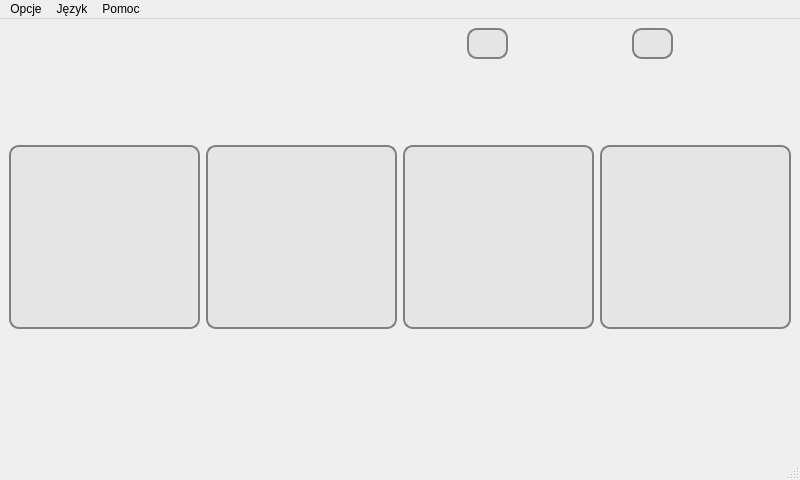
<?xml version="1.0" encoding="UTF-8"?>
<ui version="4.0">
 <class>ChooseWindow</class>
 <widget class="QMainWindow" name="ChooseWindow">
  <property name="geometry">
   <rect>
    <x>0</x>
    <y>0</y>
    <width>800</width>
    <height>480</height>
   </rect>
  </property>
  <property name="windowTitle">
   <string>Inteligentny dom</string>
  </property>
  <property name="windowIcon">
   <iconset resource="Icons.qrc">
    <normaloff>:/Icons/home_64.png</normaloff>:/Icons/home_64.png</iconset>
  </property>
  <property name="styleSheet">
   <string notr="true">QPushButton { 
border: 2px solid grey;
border-radius: 10px;
text-align: center;
background-color: rgb(229, 229, 229);
}
QPushButton:hover{
	background-color: rgb(105, 215, 255);
}
QPushButton:pressed {
    
	background-color: rgb(214, 214, 214);
    
}</string>
  </property>
  <widget class="QWidget" name="centralwidget">
   <layout class="QGridLayout" name="gridLayout_2">
    <item row="0" column="0" colspan="2">
     <spacer name="horizontalSpacer_5">
      <property name="orientation">
       <enum>Qt::Horizontal</enum>
      </property>
      <property name="sizeHint" stdset="0">
       <size>
        <width>415</width>
        <height>20</height>
       </size>
      </property>
     </spacer>
    </item>
    <item row="0" column="2">
     <widget class="QLabel" name="label_temp">
      <property name="sizePolicy">
       <sizepolicy hsizetype="Fixed" vsizetype="Fixed">
        <horstretch>0</horstretch>
        <verstretch>0</verstretch>
       </sizepolicy>
      </property>
      <property name="minimumSize">
       <size>
        <width>31</width>
        <height>31</height>
       </size>
      </property>
      <property name="maximumSize">
       <size>
        <width>31</width>
        <height>31</height>
       </size>
      </property>
      <property name="text">
       <string/>
      </property>
     </widget>
    </item>
    <item row="0" column="3">
     <widget class="QLineEdit" name="lineEdit_temp">
      <property name="sizePolicy">
       <sizepolicy hsizetype="Fixed" vsizetype="Fixed">
        <horstretch>0</horstretch>
        <verstretch>0</verstretch>
       </sizepolicy>
      </property>
      <property name="minimumSize">
       <size>
        <width>41</width>
        <height>31</height>
       </size>
      </property>
      <property name="maximumSize">
       <size>
        <width>41</width>
        <height>31</height>
       </size>
      </property>
      <property name="styleSheet">
       <string notr="true">QLineEdit { 
border: 2px solid grey;
border-radius: 10px;
text-align: center;
background-color: rgb(229, 229, 229);
}
</string>
      </property>
      <property name="alignment">
       <set>Qt::AlignCenter</set>
      </property>
      <property name="readOnly">
       <bool>true</bool>
      </property>
     </widget>
    </item>
    <item row="0" column="4">
     <widget class="QLabel" name="label_temp_2">
      <property name="sizePolicy">
       <sizepolicy hsizetype="Fixed" vsizetype="Fixed">
        <horstretch>0</horstretch>
        <verstretch>0</verstretch>
       </sizepolicy>
      </property>
      <property name="minimumSize">
       <size>
        <width>31</width>
        <height>31</height>
       </size>
      </property>
      <property name="maximumSize">
       <size>
        <width>31</width>
        <height>31</height>
       </size>
      </property>
      <property name="text">
       <string/>
      </property>
     </widget>
    </item>
    <item row="0" column="5">
     <spacer name="horizontalSpacer">
      <property name="orientation">
       <enum>Qt::Horizontal</enum>
      </property>
      <property name="sizeType">
       <enum>QSizePolicy::Minimum</enum>
      </property>
      <property name="sizeHint" stdset="0">
       <size>
        <width>27</width>
        <height>20</height>
       </size>
      </property>
     </spacer>
    </item>
    <item row="0" column="6">
     <widget class="QLabel" name="label_hum">
      <property name="sizePolicy">
       <sizepolicy hsizetype="Fixed" vsizetype="Fixed">
        <horstretch>0</horstretch>
        <verstretch>0</verstretch>
       </sizepolicy>
      </property>
      <property name="minimumSize">
       <size>
        <width>31</width>
        <height>31</height>
       </size>
      </property>
      <property name="maximumSize">
       <size>
        <width>31</width>
        <height>31</height>
       </size>
      </property>
      <property name="text">
       <string/>
      </property>
     </widget>
    </item>
    <item row="0" column="7">
     <widget class="QLineEdit" name="lineEdit_hum">
      <property name="sizePolicy">
       <sizepolicy hsizetype="Fixed" vsizetype="Fixed">
        <horstretch>0</horstretch>
        <verstretch>0</verstretch>
       </sizepolicy>
      </property>
      <property name="minimumSize">
       <size>
        <width>41</width>
        <height>31</height>
       </size>
      </property>
      <property name="maximumSize">
       <size>
        <width>41</width>
        <height>31</height>
       </size>
      </property>
      <property name="styleSheet">
       <string notr="true">QLineEdit { 
border: 2px solid grey;
border-radius: 10px;
text-align: center;
background-color: rgb(229, 229, 229);
}
</string>
      </property>
      <property name="alignment">
       <set>Qt::AlignCenter</set>
      </property>
      <property name="readOnly">
       <bool>true</bool>
      </property>
     </widget>
    </item>
    <item row="0" column="8">
     <widget class="QLabel" name="label_hum_2">
      <property name="sizePolicy">
       <sizepolicy hsizetype="Fixed" vsizetype="Fixed">
        <horstretch>0</horstretch>
        <verstretch>0</verstretch>
       </sizepolicy>
      </property>
      <property name="minimumSize">
       <size>
        <width>31</width>
        <height>31</height>
       </size>
      </property>
      <property name="maximumSize">
       <size>
        <width>31</width>
        <height>31</height>
       </size>
      </property>
      <property name="text">
       <string/>
      </property>
     </widget>
    </item>
    <item row="0" column="9">
     <spacer name="horizontalSpacer_2">
      <property name="orientation">
       <enum>Qt::Horizontal</enum>
      </property>
      <property name="sizeType">
       <enum>QSizePolicy::Minimum</enum>
      </property>
      <property name="sizeHint" stdset="0">
       <size>
        <width>17</width>
        <height>20</height>
       </size>
      </property>
     </spacer>
    </item>
    <item row="0" column="10">
     <widget class="QLabel" name="label_doors">
      <property name="sizePolicy">
       <sizepolicy hsizetype="Fixed" vsizetype="Fixed">
        <horstretch>0</horstretch>
        <verstretch>0</verstretch>
       </sizepolicy>
      </property>
      <property name="minimumSize">
       <size>
        <width>31</width>
        <height>31</height>
       </size>
      </property>
      <property name="maximumSize">
       <size>
        <width>31</width>
        <height>31</height>
       </size>
      </property>
      <property name="text">
       <string/>
      </property>
     </widget>
    </item>
    <item row="1" column="0">
     <spacer name="verticalSpacer_2">
      <property name="orientation">
       <enum>Qt::Vertical</enum>
      </property>
      <property name="sizeType">
       <enum>QSizePolicy::Preferred</enum>
      </property>
      <property name="sizeHint" stdset="0">
       <size>
        <width>20</width>
        <height>80</height>
       </size>
      </property>
     </spacer>
    </item>
    <item row="2" column="0" colspan="11">
     <layout class="QGridLayout" name="gridLayout">
      <item row="0" column="1">
       <widget class="QPushButton" name="water_button">
        <property name="sizePolicy">
         <sizepolicy hsizetype="Preferred" vsizetype="Preferred">
          <horstretch>0</horstretch>
          <verstretch>0</verstretch>
         </sizepolicy>
        </property>
        <property name="minimumSize">
         <size>
          <width>120</width>
          <height>120</height>
         </size>
        </property>
        <property name="baseSize">
         <size>
          <width>195</width>
          <height>195</height>
         </size>
        </property>
        <property name="text">
         <string/>
        </property>
       </widget>
      </item>
      <item row="0" column="0">
       <widget class="QPushButton" name="chickencoop_button">
        <property name="sizePolicy">
         <sizepolicy hsizetype="Preferred" vsizetype="Preferred">
          <horstretch>0</horstretch>
          <verstretch>0</verstretch>
         </sizepolicy>
        </property>
        <property name="minimumSize">
         <size>
          <width>120</width>
          <height>120</height>
         </size>
        </property>
        <property name="baseSize">
         <size>
          <width>195</width>
          <height>195</height>
         </size>
        </property>
        <property name="text">
         <string/>
        </property>
       </widget>
      </item>
      <item row="0" column="3">
       <widget class="QPushButton" name="lights_button">
        <property name="sizePolicy">
         <sizepolicy hsizetype="Preferred" vsizetype="Preferred">
          <horstretch>0</horstretch>
          <verstretch>0</verstretch>
         </sizepolicy>
        </property>
        <property name="minimumSize">
         <size>
          <width>120</width>
          <height>120</height>
         </size>
        </property>
        <property name="baseSize">
         <size>
          <width>195</width>
          <height>195</height>
         </size>
        </property>
        <property name="text">
         <string/>
        </property>
       </widget>
      </item>
      <item row="0" column="2">
       <widget class="QPushButton" name="weather_button">
        <property name="sizePolicy">
         <sizepolicy hsizetype="Preferred" vsizetype="Preferred">
          <horstretch>0</horstretch>
          <verstretch>0</verstretch>
         </sizepolicy>
        </property>
        <property name="minimumSize">
         <size>
          <width>120</width>
          <height>120</height>
         </size>
        </property>
        <property name="baseSize">
         <size>
          <width>195</width>
          <height>195</height>
         </size>
        </property>
        <property name="text">
         <string/>
        </property>
       </widget>
      </item>
     </layout>
    </item>
    <item row="3" column="1">
     <spacer name="verticalSpacer">
      <property name="orientation">
       <enum>Qt::Vertical</enum>
      </property>
      <property name="sizeType">
       <enum>QSizePolicy::Maximum</enum>
      </property>
      <property name="sizeHint" stdset="0">
       <size>
        <width>20</width>
        <height>120</height>
       </size>
      </property>
     </spacer>
    </item>
   </layout>
  </widget>
  <widget class="QMenuBar" name="menubar">
   <property name="geometry">
    <rect>
     <x>0</x>
     <y>0</y>
     <width>800</width>
     <height>26</height>
    </rect>
   </property>
   <widget class="QMenu" name="menu_options">
    <property name="title">
     <string>Opcje</string>
    </property>
    <addaction name="action_optionsMQTT_2"/>
    <addaction name="action_options_weather"/>
   </widget>
   <widget class="QMenu" name="menu_help">
    <property name="title">
     <string>Pomoc</string>
    </property>
    <addaction name="action_about_author"/>
   </widget>
   <widget class="QMenu" name="menuJ_zyk">
    <property name="title">
     <string>Język</string>
    </property>
    <addaction name="action_Polish"/>
    <addaction name="action_English"/>
   </widget>
   <addaction name="menu_options"/>
   <addaction name="menuJ_zyk"/>
   <addaction name="menu_help"/>
  </widget>
  <widget class="QStatusBar" name="statusbar"/>
  <action name="action_optionsMQTT_2">
   <property name="text">
    <string>Ustawienia MQTT</string>
   </property>
  </action>
  <action name="action_optionsMQTT">
   <property name="text">
    <string>Ustawienia MQTT</string>
   </property>
  </action>
  <action name="action_about_author">
   <property name="text">
    <string>O autorze</string>
   </property>
  </action>
  <action name="action_options_watering">
   <property name="text">
    <string>Ustawienia nawadniania</string>
   </property>
  </action>
  <action name="action_options_weather">
   <property name="text">
    <string>Ustawienia pogody</string>
   </property>
  </action>
  <action name="action_Polish">
   <property name="text">
    <string>Polski</string>
   </property>
  </action>
  <action name="action_English">
   <property name="text">
    <string>Angielski</string>
   </property>
  </action>
 </widget>
 <resources>
  <include location="Icons.qrc"/>
 </resources>
 <connections/>
</ui>
